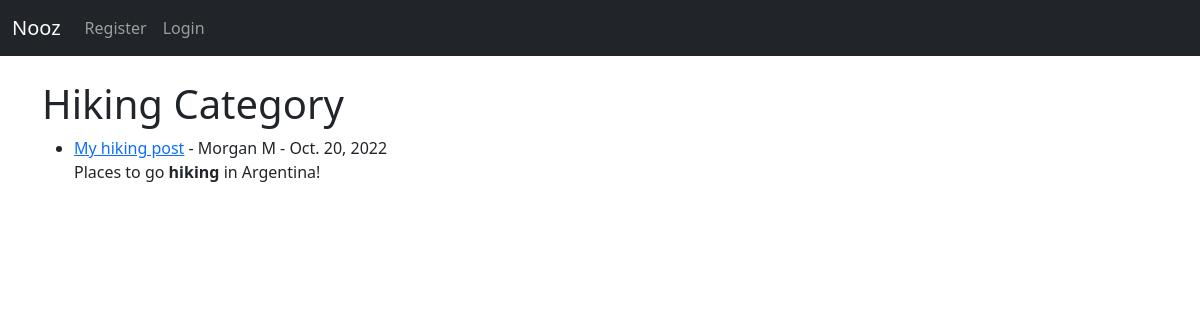
/category/Hiking/, run on the app's committed database.
### nooz2/models.py (models this page shows, shortened)
class Post(models.Model):
    title = models.CharField(max_length=255)
    title_tag = models.CharField(max_length=255)
    description = models.CharField(max_length=50, default='Click above to read more')
    author = models.ForeignKey(User, on_delete=models.CASCADE)
    body = models.TextField()
    timestamp = models.DateField(auto_now_add=True)
    category = models.CharField(max_length=255, default='News')

### nooz2/views.py (the view)
# urls.py: path('category/<str:cats>/', CategoryView, name="category"),
def CategoryView(request, cats):
    category_posts = Post.objects.filter(category=cats)
    return render(request, 'categories.html', {'cats':cats.title(), 'category_posts':category_posts})

### templates/categories.html (shortened to what this page needs)
{% extends 'base.html' %}
{% block content %}
{% if category_posts %}
    <h1>{{ cats }} Category</h1>
    <ul>
    {% for post in category_posts %}
    <li><a href="{% url 'post-detail' post.pk %}">{{ post.title}}</a> -
        {{ post.author.first_name }}
        {{ post.author.last_name }} -
        {{ post.timestamp }}
    <br/>
        {{ post.body|slice:"150"|safe }}</li>
    {% endfor %}
    </ul>
{% else %}
    <h2>Sorry this category does not exist</h2>
{% endif %}
{% endblock %}

### data on the page
Post: category "Hiking", title "My hiking post", author.first_name "Morgan", author.last_name "M", timestamp "Oct. 20, 2022", body "Places to go hiking in Argentina!"
